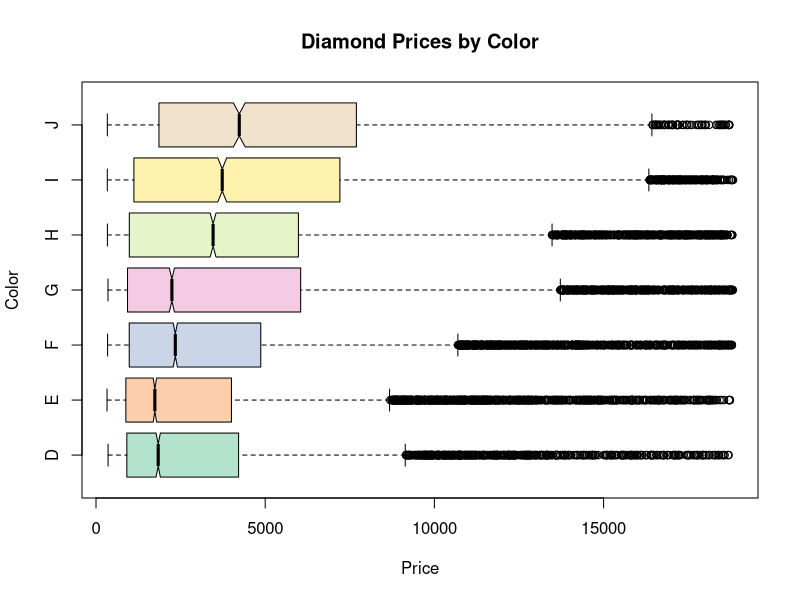
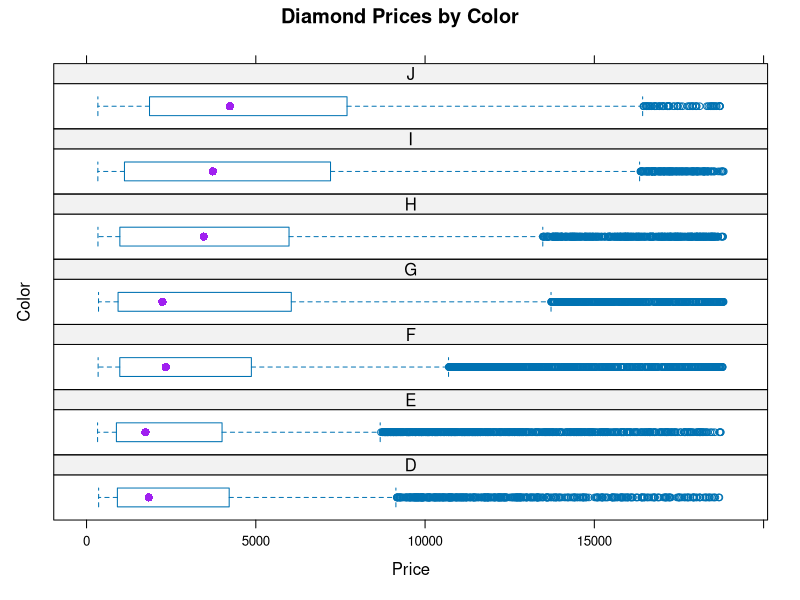
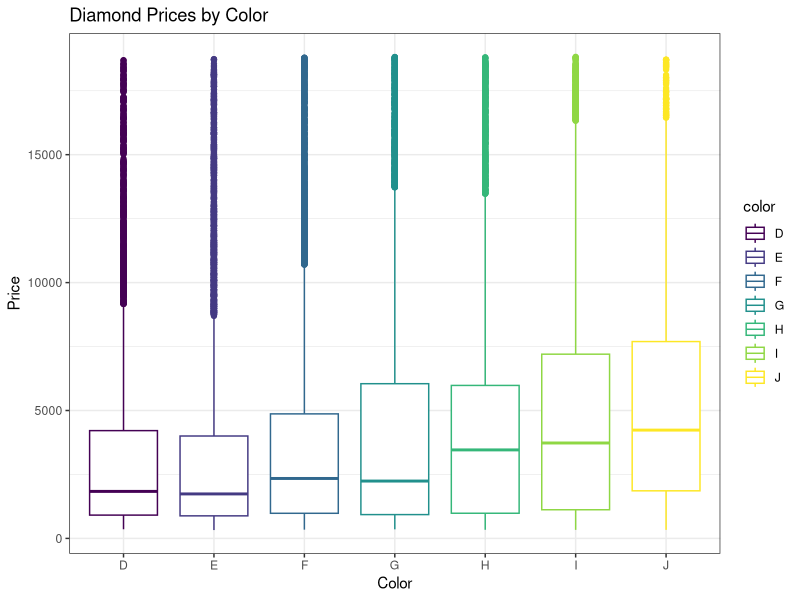
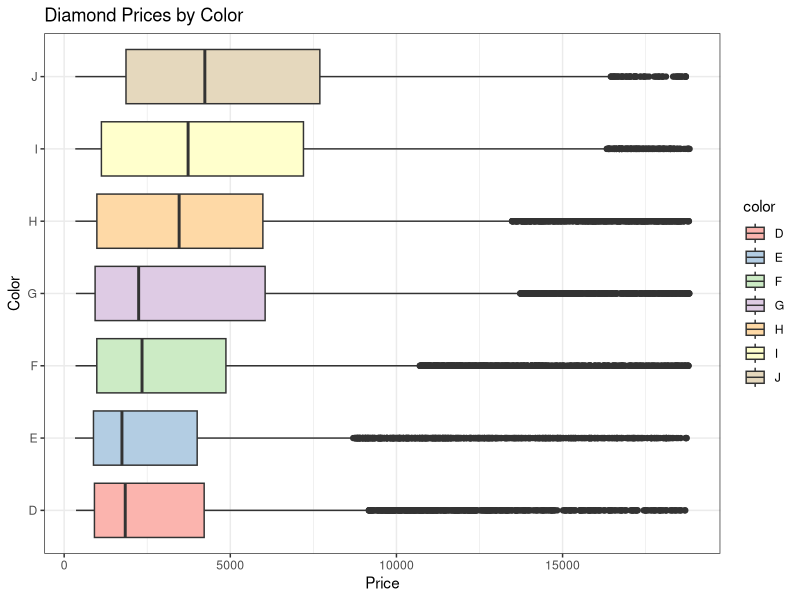

Here is the R script that generated these plots, in order:
## ---- chunk 1
library(knitr)
library(ggplot2)
library(RColorBrewer)
knitr::opts_chunk$set(tidy=T, 
               fig.width=5,
               fig.height=5,
               fig.align='left',
               warning=FALSE,
               message=FALSE,
               echo=TRUE)
options(width = 120)
data(diamonds)
attach(diamonds)
## ---- chunk 2
boxplot(price ~ color,
        main="Diamond Prices by Color",
        ylab="Color",
        xlab="Price",
        col=brewer.pal(8,"Pastel2"),
        notch=T,
        horizontal=T)
## ---- chunk 3
library(lattice)
bwplot(~ price | color,
       main="Diamond Prices by Color",
       ylab="Color",
       xlab="Price",
       horizontal=T,
       layout=c(1,7),
       col="purple")
## ---- chunk 4
ggplot(diamonds, aes(x=color, y=price, colour=color)) +
  geom_boxplot() +
  xlab("Color") +
  ylab("Price") +
  ggtitle("Diamond Prices by Color") +
  theme_bw()
## ---- chunk 5
ggplot(diamonds, aes(x=color, y=price, fill=color)) +
  geom_boxplot() +
  xlab("Color") +
  ylab("Price") +
  ggtitle("Diamond Prices by Color") +
  coord_flip() +
  scale_fill_brewer(palette="Pastel1") +
  theme_bw()
## ---- chunk 6
sessionInfo()
